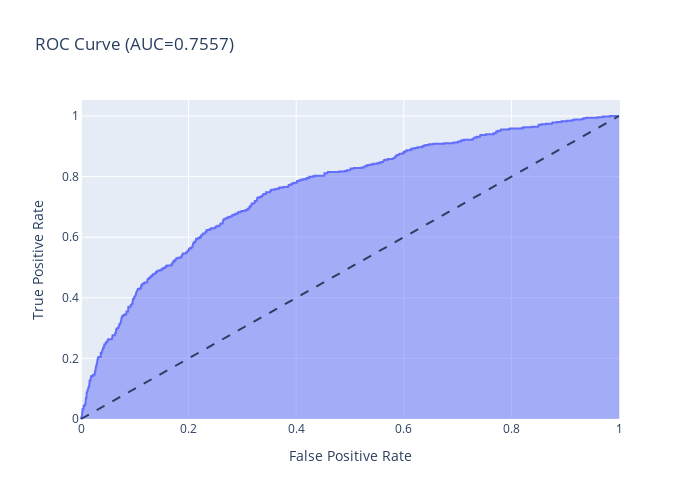

Notebook code cell kept with this figure:
### Markdown cell above
### 3.1 LogisticRegression
Попробуем обучить модель логистической регрессии поочередно на трех датасетах и сохраним наилучшие параметры

### Code cell
# обучение модели на не модифицированных данных
pipe = Pipeline(steps=[
    ('scaler', StandardScaler()),
    ('estimator', LogisticRegression(solver='liblinear', class_weight='balanced', random_state=12345))
])

pipe.fit(features_train, target_train)
probabilities_valid = pipe.predict_proba(features_valid)
probabilities_one_valid = probabilities_valid[:, 1]

# нарисуем roc_auc кривую
plot_roc_auc_curve(target_valid, probabilities_one_valid)
# сохраним параметры модели
model_score_results['LR']['best_params'] = pipe.get_params()['estimator'].get_params()
# счетчик лучшего значения f1
best_f1 = 0
# определяем threshold с наилучшими показателями
for threshold in np.arange(0, 0.95, 0.05):
    predicted_valid = probabilities_one_valid > threshold
    precision = precision_score(target_valid, predicted_valid)
    recall = recall_score(target_valid, predicted_valid)
    f1 = f1_score(target_valid, predicted_valid)
    # сохраняем показатели при наилучшем f1_score
    if f1 > best_f1:
        best_f1 = f1
        model_score_results['LR']['standard_data']['f1'] = f1
        model_score_results['LR']['standard_data']['threshold'] = threshold

    print("Порог = {:.2f} | Точность = {:.3f}, Полнота = {:.3f} F1 = {:.4f}".format(
        threshold, precision, recall, f1))

### Figure 1 — Plotly figure (JSON) as saved in the notebook; plotly's stock layout.template omitted (floating-point values rounded to 4 significant figures; data arrays with more than 128 entries replaced by an {"elided": "..."} marker saying what was removed)
{"data": [{"hovertemplate": "False Positive Rate=%{x}<br>True Positive Rate=%{y}<extra></extra>", "legendgroup": "", "line": {"color": "#636efa"}, "marker": {"symbol": "circle"}, "mode": "lines", "name": "", "orientation": "v", "showlegend": false, "stackgroup": "1", "x": {"elided": "693 float values"}, "xaxis": "x", "y": {"elided": "693 float values"}, "yaxis": "y", "type": "scatter"}], "layout": {"xaxis": {"anchor": "y", "domain": [0.0, 1.0], "title": {"text": "False Positive Rate"}}, "yaxis": {"anchor": "x", "domain": [0.0, 1.0], "title": {"text": "True Positive Rate"}}, "legend": {"tracegroupgap": 0}, "title": {"text": "ROC Curve (AUC=0.7557)"}, "height": 500, "width": 700, "shapes": [{"line": {"dash": "dash"}, "type": "line", "x0": 0, "x1": 1, "y0": 0, "y1": 1}]}}
